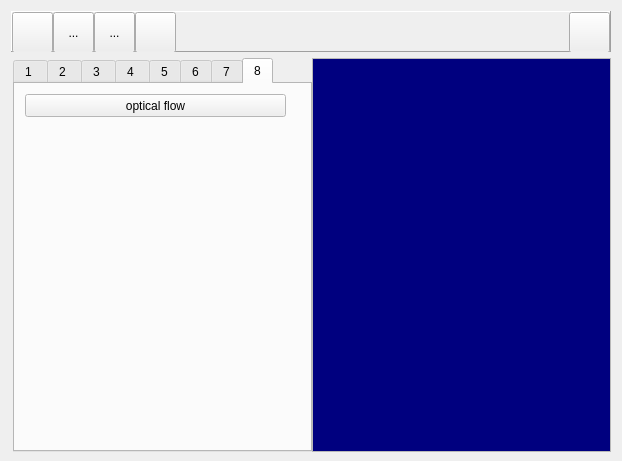
<?xml version="1.0" encoding="UTF-8"?>
<ui version="4.0">
 <class>MainFrame</class>
 <widget class="QDialog" name="MainFrame">
  <property name="geometry">
   <rect>
    <x>0</x>
    <y>0</y>
    <width>622</width>
    <height>461</height>
   </rect>
  </property>
  <property name="sizePolicy">
   <sizepolicy hsizetype="Preferred" vsizetype="Minimum">
    <horstretch>0</horstretch>
    <verstretch>0</verstretch>
   </sizepolicy>
  </property>
  <property name="minimumSize">
   <size>
    <width>0</width>
    <height>461</height>
   </size>
  </property>
  <property name="windowTitle">
   <string>Homeworks</string>
  </property>
  <property name="modal">
   <bool>false</bool>
  </property>
  <layout class="QVBoxLayout" name="verticalLayout">
   <item>
    <widget class="QFrame" name="frame">
     <property name="sizePolicy">
      <sizepolicy hsizetype="Preferred" vsizetype="Fixed">
       <horstretch>0</horstretch>
       <verstretch>0</verstretch>
      </sizepolicy>
     </property>
     <property name="minimumSize">
      <size>
       <width>0</width>
       <height>41</height>
      </size>
     </property>
     <property name="maximumSize">
      <size>
       <width>16777215</width>
       <height>41</height>
      </size>
     </property>
     <property name="frameShape">
      <enum>QFrame::Panel</enum>
     </property>
     <property name="frameShadow">
      <enum>QFrame::Raised</enum>
     </property>
     <layout class="QHBoxLayout" name="horizontalLayout_3">
      <property name="spacing">
       <number>0</number>
      </property>
      <property name="leftMargin">
       <number>0</number>
      </property>
      <property name="topMargin">
       <number>0</number>
      </property>
      <property name="rightMargin">
       <number>0</number>
      </property>
      <property name="bottomMargin">
       <number>0</number>
      </property>
      <item>
       <widget class="QToolButton" name="buttonOpen">
        <property name="enabled">
         <bool>true</bool>
        </property>
        <property name="sizePolicy">
         <sizepolicy hsizetype="Minimum" vsizetype="Minimum">
          <horstretch>0</horstretch>
          <verstretch>0</verstretch>
         </sizepolicy>
        </property>
        <property name="minimumSize">
         <size>
          <width>41</width>
          <height>41</height>
         </size>
        </property>
        <property name="maximumSize">
         <size>
          <width>41</width>
          <height>41</height>
         </size>
        </property>
        <property name="toolTip">
         <string>open an image file</string>
        </property>
        <property name="layoutDirection">
         <enum>Qt::LeftToRight</enum>
        </property>
        <property name="autoFillBackground">
         <bool>false</bool>
        </property>
        <property name="text">
         <string/>
        </property>
        <property name="icon">
         <iconset resource="images/mainframe.qrc">
          <normaloff>:/open.png</normaloff>:/open.png</iconset>
        </property>
        <property name="iconSize">
         <size>
          <width>41</width>
          <height>41</height>
         </size>
        </property>
        <property name="checkable">
         <bool>false</bool>
        </property>
        <property name="autoRepeat">
         <bool>false</bool>
        </property>
        <property name="autoExclusive">
         <bool>false</bool>
        </property>
        <property name="popupMode">
         <enum>QToolButton::DelayedPopup</enum>
        </property>
        <property name="toolButtonStyle">
         <enum>Qt::ToolButtonIconOnly</enum>
        </property>
        <property name="autoRaise">
         <bool>false</bool>
        </property>
       </widget>
      </item>
      <item>
       <widget class="QToolButton" name="toolButton_2">
        <property name="sizePolicy">
         <sizepolicy hsizetype="Minimum" vsizetype="Minimum">
          <horstretch>0</horstretch>
          <verstretch>0</verstretch>
         </sizepolicy>
        </property>
        <property name="minimumSize">
         <size>
          <width>41</width>
          <height>41</height>
         </size>
        </property>
        <property name="maximumSize">
         <size>
          <width>41</width>
          <height>41</height>
         </size>
        </property>
        <property name="text">
         <string>...</string>
        </property>
       </widget>
      </item>
      <item>
       <widget class="QToolButton" name="toolButton_3">
        <property name="sizePolicy">
         <sizepolicy hsizetype="Minimum" vsizetype="Minimum">
          <horstretch>0</horstretch>
          <verstretch>0</verstretch>
         </sizepolicy>
        </property>
        <property name="minimumSize">
         <size>
          <width>41</width>
          <height>41</height>
         </size>
        </property>
        <property name="maximumSize">
         <size>
          <width>41</width>
          <height>41</height>
         </size>
        </property>
        <property name="text">
         <string>...</string>
        </property>
       </widget>
      </item>
      <item>
       <widget class="QToolButton" name="buttonDeleteContents">
        <property name="sizePolicy">
         <sizepolicy hsizetype="Minimum" vsizetype="Minimum">
          <horstretch>0</horstretch>
          <verstretch>0</verstretch>
         </sizepolicy>
        </property>
        <property name="minimumSize">
         <size>
          <width>41</width>
          <height>41</height>
         </size>
        </property>
        <property name="maximumSize">
         <size>
          <width>41</width>
          <height>41</height>
         </size>
        </property>
        <property name="toolTip">
         <string>close all forms</string>
        </property>
        <property name="autoFillBackground">
         <bool>false</bool>
        </property>
        <property name="text">
         <string/>
        </property>
        <property name="icon">
         <iconset resource="images/mainframe.qrc">
          <normaloff>:/1-21.png</normaloff>:/1-21.png</iconset>
        </property>
        <property name="iconSize">
         <size>
          <width>41</width>
          <height>41</height>
         </size>
        </property>
       </widget>
      </item>
      <item>
       <spacer name="horizontalSpacer">
        <property name="orientation">
         <enum>Qt::Horizontal</enum>
        </property>
        <property name="sizeHint" stdset="0">
         <size>
          <width>40</width>
          <height>20</height>
         </size>
        </property>
       </spacer>
      </item>
      <item>
       <widget class="QToolButton" name="buttonShowList">
        <property name="sizePolicy">
         <sizepolicy hsizetype="Minimum" vsizetype="Minimum">
          <horstretch>0</horstretch>
          <verstretch>0</verstretch>
         </sizepolicy>
        </property>
        <property name="minimumSize">
         <size>
          <width>41</width>
          <height>41</height>
         </size>
        </property>
        <property name="maximumSize">
         <size>
          <width>41</width>
          <height>41</height>
         </size>
        </property>
        <property name="toolTip">
         <string>show the list view</string>
        </property>
        <property name="text">
         <string/>
        </property>
        <property name="icon">
         <iconset resource="images/mainframe.qrc">
          <normaloff>:/2-3.png</normaloff>:/2-3.png</iconset>
        </property>
        <property name="iconSize">
         <size>
          <width>82</width>
          <height>41</height>
         </size>
        </property>
       </widget>
      </item>
     </layout>
    </widget>
   </item>
   <item>
    <layout class="QHBoxLayout" name="horizontalLayout">
     <property name="spacing">
      <number>0</number>
     </property>
     <property name="leftMargin">
      <number>2</number>
     </property>
     <item>
      <widget class="QTabWidget" name="tabWidget">
       <property name="sizePolicy">
        <sizepolicy hsizetype="Fixed" vsizetype="Expanding">
         <horstretch>0</horstretch>
         <verstretch>0</verstretch>
        </sizepolicy>
       </property>
       <property name="minimumSize">
        <size>
         <width>299</width>
         <height>394</height>
        </size>
       </property>
       <property name="palette">
        <palette>
         <active>
          <colorrole role="Light">
           <brush brushstyle="SolidPattern">
            <color alpha="255">
             <red>255</red>
             <green>255</green>
             <blue>255</blue>
            </color>
           </brush>
          </colorrole>
          <colorrole role="Base">
           <brush brushstyle="SolidPattern">
            <color alpha="255">
             <red>255</red>
             <green>255</green>
             <blue>255</blue>
            </color>
           </brush>
          </colorrole>
          <colorrole role="Window">
           <brush brushstyle="SolidPattern">
            <color alpha="255">
             <red>255</red>
             <green>255</green>
             <blue>255</blue>
            </color>
           </brush>
          </colorrole>
          <colorrole role="NoRole">
           <brush brushstyle="SolidPattern">
            <color alpha="255">
             <red>255</red>
             <green>85</green>
             <blue>0</blue>
            </color>
           </brush>
          </colorrole>
         </active>
         <inactive>
          <colorrole role="Light">
           <brush brushstyle="SolidPattern">
            <color alpha="255">
             <red>255</red>
             <green>255</green>
             <blue>255</blue>
            </color>
           </brush>
          </colorrole>
          <colorrole role="Base">
           <brush brushstyle="SolidPattern">
            <color alpha="255">
             <red>255</red>
             <green>255</green>
             <blue>255</blue>
            </color>
           </brush>
          </colorrole>
          <colorrole role="Window">
           <brush brushstyle="SolidPattern">
            <color alpha="255">
             <red>255</red>
             <green>255</green>
             <blue>255</blue>
            </color>
           </brush>
          </colorrole>
          <colorrole role="NoRole">
           <brush brushstyle="SolidPattern">
            <color alpha="255">
             <red>255</red>
             <green>85</green>
             <blue>0</blue>
            </color>
           </brush>
          </colorrole>
         </inactive>
         <disabled>
          <colorrole role="Light">
           <brush brushstyle="SolidPattern">
            <color alpha="255">
             <red>255</red>
             <green>255</green>
             <blue>255</blue>
            </color>
           </brush>
          </colorrole>
          <colorrole role="Base">
           <brush brushstyle="SolidPattern">
            <color alpha="255">
             <red>255</red>
             <green>255</green>
             <blue>255</blue>
            </color>
           </brush>
          </colorrole>
          <colorrole role="Window">
           <brush brushstyle="SolidPattern">
            <color alpha="255">
             <red>255</red>
             <green>255</green>
             <blue>255</blue>
            </color>
           </brush>
          </colorrole>
          <colorrole role="NoRole">
           <brush brushstyle="SolidPattern">
            <color alpha="255">
             <red>255</red>
             <green>85</green>
             <blue>0</blue>
            </color>
           </brush>
          </colorrole>
         </disabled>
        </palette>
       </property>
       <property name="cursor">
        <cursorShape>ArrowCursor</cursorShape>
       </property>
       <property name="autoFillBackground">
        <bool>false</bool>
       </property>
       <property name="tabPosition">
        <enum>QTabWidget::North</enum>
       </property>
       <property name="tabShape">
        <enum>QTabWidget::Rounded</enum>
       </property>
       <property name="currentIndex">
        <number>7</number>
       </property>
       <property name="iconSize">
        <size>
         <width>31</width>
         <height>31</height>
        </size>
       </property>
       <property name="elideMode">
        <enum>Qt::ElideMiddle</enum>
       </property>
       <widget class="QWidget" name="tab_2">
        <attribute name="title">
         <string>1 </string>
        </attribute>
        <widget class="QLabel" name="label_5">
         <property name="geometry">
          <rect>
           <x>40</x>
           <y>83</y>
           <width>31</width>
           <height>16</height>
          </rect>
         </property>
         <property name="text">
          <string>Hue</string>
         </property>
        </widget>
        <widget class="QSpinBox" name="spinHue">
         <property name="geometry">
          <rect>
           <x>65</x>
           <y>80</y>
           <width>61</width>
           <height>22</height>
          </rect>
         </property>
         <property name="alignment">
          <set>Qt::AlignCenter</set>
         </property>
         <property name="maximum">
          <number>360</number>
         </property>
         <property name="singleStep">
          <number>20</number>
         </property>
         <property name="value">
          <number>250</number>
         </property>
        </widget>
        <widget class="QLabel" name="label_6">
         <property name="geometry">
          <rect>
           <x>140</x>
           <y>83</y>
           <width>31</width>
           <height>16</height>
          </rect>
         </property>
         <property name="text">
          <string>Sat.</string>
         </property>
        </widget>
        <widget class="QDoubleSpinBox" name="spinSaturation">
         <property name="geometry">
          <rect>
           <x>163</x>
           <y>80</y>
           <width>62</width>
           <height>22</height>
          </rect>
         </property>
         <property name="alignment">
          <set>Qt::AlignCenter</set>
         </property>
         <property name="maximum">
          <double>1.000000000000000</double>
         </property>
         <property name="singleStep">
          <double>0.100000000000000</double>
         </property>
         <property name="value">
          <double>0.300000000000000</double>
         </property>
        </widget>
        <widget class="QPushButton" name="buttonSepiaTone">
         <property name="geometry">
          <rect>
           <x>30</x>
           <y>30</y>
           <width>201</width>
           <height>41</height>
          </rect>
         </property>
         <property name="autoFillBackground">
          <bool>false</bool>
         </property>
         <property name="text">
          <string>Sepia Tone</string>
         </property>
         <property name="iconSize">
          <size>
           <width>41</width>
           <height>41</height>
          </size>
         </property>
         <property name="checkable">
          <bool>false</bool>
         </property>
         <property name="autoRepeat">
          <bool>false</bool>
         </property>
         <property name="autoExclusive">
          <bool>false</bool>
         </property>
         <property name="autoDefault">
          <bool>true</bool>
         </property>
         <property name="flat">
          <bool>false</bool>
         </property>
        </widget>
       </widget>
       <widget class="QWidget" name="tab_3">
        <attribute name="title">
         <string>2 </string>
        </attribute>
        <widget class="QPushButton" name="otsuButton">
         <property name="geometry">
          <rect>
           <x>30</x>
           <y>30</y>
           <width>231</width>
           <height>21</height>
          </rect>
         </property>
         <property name="text">
          <string>Otsu</string>
         </property>
        </widget>
        <widget class="QComboBox" name="mophologyComboBox">
         <property name="geometry">
          <rect>
           <x>80</x>
           <y>110</y>
           <width>181</width>
           <height>22</height>
          </rect>
         </property>
         <item>
          <property name="text">
           <string>3</string>
          </property>
         </item>
         <item>
          <property name="text">
           <string>5</string>
          </property>
         </item>
        </widget>
        <widget class="QPushButton" name="erodeButton">
         <property name="geometry">
          <rect>
           <x>30</x>
           <y>140</y>
           <width>231</width>
           <height>23</height>
          </rect>
         </property>
         <property name="text">
          <string>Erode</string>
         </property>
        </widget>
        <widget class="QPushButton" name="dilateButton">
         <property name="geometry">
          <rect>
           <x>30</x>
           <y>170</y>
           <width>231</width>
           <height>23</height>
          </rect>
         </property>
         <property name="text">
          <string>Dilate</string>
         </property>
        </widget>
        <widget class="QLabel" name="label">
         <property name="geometry">
          <rect>
           <x>30</x>
           <y>110</y>
           <width>41</width>
           <height>16</height>
          </rect>
         </property>
         <property name="text">
          <string>Kernel</string>
         </property>
        </widget>
        <widget class="QPushButton" name="pushButton">
         <property name="geometry">
          <rect>
           <x>30</x>
           <y>60</y>
           <width>231</width>
           <height>21</height>
          </rect>
         </property>
         <property name="text">
          <string>Labeling</string>
         </property>
        </widget>
       </widget>
       <widget class="QWidget" name="tab_4">
        <attribute name="title">
         <string>3 </string>
        </attribute>
        <widget class="QPushButton" name="pushButton_2">
         <property name="geometry">
          <rect>
           <x>10</x>
           <y>20</y>
           <width>261</width>
           <height>21</height>
          </rect>
         </property>
         <property name="text">
          <string>HEQ</string>
         </property>
        </widget>
        <widget class="QPushButton" name="setTargetHisoButton">
         <property name="geometry">
          <rect>
           <x>10</x>
           <y>90</y>
           <width>171</width>
           <height>23</height>
          </rect>
         </property>
         <property name="text">
          <string>Set target histogram</string>
         </property>
        </widget>
        <widget class="QPushButton" name="matchHistogramButton">
         <property name="enabled">
          <bool>false</bool>
         </property>
         <property name="geometry">
          <rect>
           <x>10</x>
           <y>120</y>
           <width>261</width>
           <height>23</height>
          </rect>
         </property>
         <property name="text">
          <string>Match histogram</string>
         </property>
        </widget>
        <widget class="QLabel" name="targetHistogramLabel">
         <property name="geometry">
          <rect>
           <x>190</x>
           <y>90</y>
           <width>81</width>
           <height>20</height>
          </rect>
         </property>
         <property name="styleSheet">
          <string notr="true">background-color: rgb(221, 69, 69);</string>
         </property>
         <property name="text">
          <string>Not assigned</string>
         </property>
         <property name="alignment">
          <set>Qt::AlignCenter</set>
         </property>
        </widget>
       </widget>
       <widget class="QWidget" name="tab">
        <attribute name="title">
         <string>4 </string>
        </attribute>
        <widget class="QLabel" name="label_4">
         <property name="geometry">
          <rect>
           <x>150</x>
           <y>50</y>
           <width>81</width>
           <height>21</height>
          </rect>
         </property>
         <property name="text">
          <string>&lt;html&gt;&lt;head/&gt;&lt;body&gt;&lt;p&gt;&lt;span style=&quot; font-weight:600; color:#000000;&quot;&gt;Variance&lt;/span&gt;&lt;/p&gt;&lt;/body&gt;&lt;/html&gt;</string>
         </property>
         <property name="alignment">
          <set>Qt::AlignCenter</set>
         </property>
        </widget>
        <widget class="QSpinBox" name="spinBoxMedian">
         <property name="geometry">
          <rect>
           <x>230</x>
           <y>130</y>
           <width>61</width>
           <height>21</height>
          </rect>
         </property>
         <property name="minimum">
          <number>1</number>
         </property>
         <property name="maximum">
          <number>9</number>
         </property>
         <property name="singleStep">
          <number>2</number>
         </property>
         <property name="value">
          <number>3</number>
         </property>
        </widget>
        <widget class="QPushButton" name="pushButtonSaltPepper">
         <property name="geometry">
          <rect>
           <x>10</x>
           <y>20</y>
           <width>131</width>
           <height>21</height>
          </rect>
         </property>
         <property name="text">
          <string>Salt and pepper</string>
         </property>
        </widget>
        <widget class="QDoubleSpinBox" name="spinSaltPepper">
         <property name="geometry">
          <rect>
           <x>230</x>
           <y>20</y>
           <width>61</width>
           <height>21</height>
          </rect>
         </property>
         <property name="alignment">
          <set>Qt::AlignCenter</set>
         </property>
         <property name="decimals">
          <number>3</number>
         </property>
         <property name="maximum">
          <double>1.000000000000000</double>
         </property>
         <property name="singleStep">
          <double>0.005000000000000</double>
         </property>
         <property name="value">
          <double>0.010000000000000</double>
         </property>
        </widget>
        <widget class="QPushButton" name="pushButtonMedianFilter">
         <property name="geometry">
          <rect>
           <x>10</x>
           <y>130</y>
           <width>131</width>
           <height>21</height>
          </rect>
         </property>
         <property name="text">
          <string>Median Filter</string>
         </property>
        </widget>
        <widget class="QLabel" name="label_7">
         <property name="geometry">
          <rect>
           <x>150</x>
           <y>160</y>
           <width>81</width>
           <height>21</height>
          </rect>
         </property>
         <property name="text">
          <string>&lt;html&gt;&lt;head/&gt;&lt;body&gt;&lt;p&gt;&lt;span style=&quot; font-weight:600;&quot;&gt;Sigma&lt;/span&gt;&lt;/p&gt;&lt;/body&gt;&lt;/html&gt;</string>
         </property>
         <property name="alignment">
          <set>Qt::AlignCenter</set>
         </property>
        </widget>
        <widget class="QLabel" name="label_8">
         <property name="geometry">
          <rect>
           <x>150</x>
           <y>130</y>
           <width>81</width>
           <height>21</height>
          </rect>
         </property>
         <property name="text">
          <string>&lt;html&gt;&lt;head/&gt;&lt;body&gt;&lt;p&gt;&lt;span style=&quot; font-weight:600;&quot;&gt;Kernel&lt;/span&gt;&lt;/p&gt;&lt;/body&gt;&lt;/html&gt;</string>
         </property>
         <property name="alignment">
          <set>Qt::AlignCenter</set>
         </property>
        </widget>
        <widget class="QPushButton" name="pushButtonGaussianFilter">
         <property name="geometry">
          <rect>
           <x>10</x>
           <y>160</y>
           <width>131</width>
           <height>21</height>
          </rect>
         </property>
         <property name="text">
          <string>Gaussian Filter</string>
         </property>
        </widget>
        <widget class="QDoubleSpinBox" name="spinBoxGaussianFilter">
         <property name="geometry">
          <rect>
           <x>230</x>
           <y>160</y>
           <width>61</width>
           <height>21</height>
          </rect>
         </property>
         <property name="alignment">
          <set>Qt::AlignCenter</set>
         </property>
         <property name="decimals">
          <number>2</number>
         </property>
         <property name="maximum">
          <double>10.000000000000000</double>
         </property>
         <property name="singleStep">
          <double>0.500000000000000</double>
         </property>
         <property name="value">
          <double>1.000000000000000</double>
         </property>
        </widget>
        <widget class="QPushButton" name="pushButtonGaussianNoise">
         <property name="geometry">
          <rect>
           <x>10</x>
           <y>50</y>
           <width>131</width>
           <height>21</height>
          </rect>
         </property>
         <property name="text">
          <string>Gaussian</string>
         </property>
        </widget>
        <widget class="QLabel" name="label_3">
         <property name="geometry">
          <rect>
           <x>150</x>
           <y>20</y>
           <width>81</width>
           <height>21</height>
          </rect>
         </property>
         <property name="text">
          <string>&lt;html&gt;&lt;head/&gt;&lt;body&gt;&lt;p&gt;&lt;span style=&quot; font-weight:600;&quot;&gt;Threshold&lt;/span&gt;&lt;/p&gt;&lt;/body&gt;&lt;/html&gt;</string>
         </property>
         <property name="alignment">
          <set>Qt::AlignCenter</set>
         </property>
        </widget>
        <widget class="QDoubleSpinBox" name="spinGaussianNoise">
         <property name="geometry">
          <rect>
           <x>230</x>
           <y>50</y>
           <width>61</width>
           <height>21</height>
          </rect>
         </property>
         <property name="alignment">
          <set>Qt::AlignCenter</set>
         </property>
         <property name="decimals">
          <number>0</number>
         </property>
         <property name="maximum">
          <double>500.000000000000000</double>
         </property>
         <property name="singleStep">
          <double>10.000000000000000</double>
         </property>
         <property name="value">
          <double>300.000000000000000</double>
         </property>
        </widget>
        <widget class="QPushButton" name="pushButton_3">
         <property name="geometry">
          <rect>
           <x>10</x>
           <y>100</y>
           <width>131</width>
           <height>23</height>
          </rect>
         </property>
         <property name="text">
          <string>Box Filter</string>
         </property>
        </widget>
        <widget class="QLabel" name="label_9">
         <property name="geometry">
          <rect>
           <x>150</x>
           <y>100</y>
           <width>81</width>
           <height>21</height>
          </rect>
         </property>
         <property name="text">
          <string>&lt;html&gt;&lt;head/&gt;&lt;body&gt;&lt;p&gt;&lt;span style=&quot; font-weight:600;&quot;&gt;Kernel&lt;/span&gt;&lt;/p&gt;&lt;/body&gt;&lt;/html&gt;</string>
         </property>
         <property name="alignment">
          <set>Qt::AlignCenter</set>
         </property>
        </widget>
        <widget class="QSpinBox" name="spinBoxBoxFilter">
         <property name="geometry">
          <rect>
           <x>230</x>
           <y>100</y>
           <width>61</width>
           <height>21</height>
          </rect>
         </property>
         <property name="minimum">
          <number>1</number>
         </property>
         <property name="maximum">
          <number>9</number>
         </property>
         <property name="singleStep">
          <number>2</number>
         </property>
         <property name="value">
          <number>3</number>
         </property>
        </widget>
       </widget>
       <widget class="QWidget" name="tab_5">
        <attribute name="title">
         <string>5</string>
        </attribute>
        <widget class="QPushButton" name="pushButtonCanny">
         <property name="geometry">
          <rect>
           <x>20</x>
           <y>140</y>
           <width>261</width>
           <height>21</height>
          </rect>
         </property>
         <property name="text">
          <string>Canny Edge</string>
         </property>
        </widget>
        <widget class="QSpinBox" name="spinBoxCannyHigh">
         <property name="geometry">
          <rect>
           <x>170</x>
           <y>100</y>
           <width>101</width>
           <height>20</height>
          </rect>
         </property>
         <property name="alignment">
          <set>Qt::AlignCenter</set>
         </property>
         <property name="maximum">
          <number>100</number>
         </property>
         <property name="value">
          <number>20</number>
         </property>
        </widget>
        <widget class="QSpinBox" name="spinBoxCannyLow">
         <property name="geometry">
          <rect>
           <x>170</x>
           <y>70</y>
           <width>101</width>
           <height>20</height>
          </rect>
         </property>
         <property name="alignment">
          <set>Qt::AlignCenter</set>
         </property>
         <property name="maximum">
          <number>100</number>
         </property>
         <property name="value">
          <number>10</number>
         </property>
        </widget>
        <widget class="QDoubleSpinBox" name="spinBoxCannySigma">
         <property name="geometry">
          <rect>
           <x>170</x>
           <y>40</y>
           <width>101</width>
           <height>21</height>
          </rect>
         </property>
         <property name="alignment">
          <set>Qt::AlignCenter</set>
         </property>
         <property name="decimals">
          <number>2</number>
         </property>
         <property name="maximum">
          <double>10.000000000000000</double>
         </property>
         <property name="singleStep">
          <double>0.500000000000000</double>
         </property>
         <property name="value">
          <double>1.500000000000000</double>
         </property>
        </widget>
        <widget class="QLabel" name="label_2">
         <property name="geometry">
          <rect>
           <x>20</x>
           <y>40</y>
           <width>56</width>
           <height>16</height>
          </rect>
         </property>
         <property name="text">
          <string>Sigma</string>
         </property>
        </widget>
        <widget class="QLabel" name="label_10">
         <property name="geometry">
          <rect>
           <x>20</x>
           <y>70</y>
           <width>111</width>
           <height>16</height>
          </rect>
         </property>
         <property name="text">
          <string>Lower Threshold</string>
         </property>
        </widget>
        <widget class="QLabel" name="label_11">
         <property name="geometry">
          <rect>
           <x>20</x>
           <y>110</y>
           <width>111</width>
           <height>16</height>
          </rect>
         </property>
         <property name="text">
          <string>Upper Threshold</string>
         </property>
        </widget>
       </widget>
       <widget class="QWidget" name="cv6">
        <attribute name="title">
         <string>6</string>
        </attribute>
        <widget class="QPushButton" name="generalizedHoughButton">
         <property name="enabled">
          <bool>false</bool>
         </property>
         <property name="geometry">
          <rect>
           <x>10</x>
           <y>40</y>
           <width>271</width>
           <height>31</height>
          </rect>
         </property>
         <property name="text">
          <string>Generalized Hough Transform</string>
         </property>
        </widget>
        <widget class="QPushButton" name="loadTableBtn">
         <property name="geometry">
          <rect>
           <x>10</x>
           <y>10</y>
           <width>181</width>
           <height>23</height>
          </rect>
         </property>
         <property name="text">
          <string>Load table</string>
         </property>
        </widget>
        <widget class="QLabel" name="tableReadyLbl">
         <property name="geometry">
          <rect>
           <x>200</x>
           <y>10</y>
           <width>81</width>
           <height>20</height>
          </rect>
         </property>
         <property name="styleSheet">
          <string notr="true">background-color: rgb(221, 69, 69);</string>
         </property>
         <property name="text">
          <string>Not loaded</string>
         </property>
         <property name="alignment">
          <set>Qt::AlignCenter</set>
         </property>
        </widget>
       </widget>
       <widget class="QWidget" name="tab_6">
        <attribute name="title">
         <string>7</string>
        </attribute>
        <widget class="QPushButton" name="siftBtn">
         <property name="geometry">
          <rect>
           <x>20</x>
           <y>50</y>
           <width>251</width>
           <height>31</height>
          </rect>
         </property>
         <property name="text">
          <string>SIFT</string>
         </property>
        </widget>
        <widget class="QPushButton" name="sift1Btn">
         <property name="geometry">
          <rect>
           <x>20</x>
           <y>20</y>
           <width>121</width>
           <height>23</height>
          </rect>
         </property>
         <property name="text">
          <string>Load image 1</string>
         </property>
        </widget>
        <widget class="QPushButton" name="sift2Btn">
         <property name="geometry">
          <rect>
           <x>150</x>
           <y>20</y>
           <width>121</width>
           <height>23</height>
          </rect>
         </property>
         <property name="text">
          <string>Load image 2</string>
         </property>
        </widget>
       </widget>
       <widget class="QWidget" name="tab_7">
        <attribute name="title">
         <string>8</string>
        </attribute>
        <widget class="QPushButton" name="pushButton_4">
         <property name="geometry">
          <rect>
           <x>10</x>
           <y>10</y>
           <width>261</width>
           <height>23</height>
          </rect>
         </property>
         <property name="text">
          <string>optical flow</string>
         </property>
        </widget>
       </widget>
      </widget>
     </item>
     <item>
      <widget class="QListWidget" name="listWidget">
       <property name="sizePolicy">
        <sizepolicy hsizetype="Ignored" vsizetype="Minimum">
         <horstretch>0</horstretch>
         <verstretch>0</verstretch>
        </sizepolicy>
       </property>
       <property name="minimumSize">
        <size>
         <width>0</width>
         <height>394</height>
        </size>
       </property>
       <property name="palette">
        <palette>
         <active>
          <colorrole role="WindowText">
           <brush brushstyle="SolidPattern">
            <color alpha="255">
             <red>255</red>
             <green>255</green>
             <blue>0</blue>
            </color>
           </brush>
          </colorrole>
          <colorrole role="Text">
           <brush brushstyle="SolidPattern">
            <color alpha="255">
             <red>255</red>
             <green>255</green>
             <blue>255</blue>
            </color>
           </brush>
          </colorrole>
          <colorrole role="Base">
           <brush brushstyle="SolidPattern">
            <color alpha="255">
             <red>0</red>
             <green>0</green>
             <blue>127</blue>
            </color>
           </brush>
          </colorrole>
          <colorrole role="PlaceholderText">
           <brush brushstyle="NoBrush">
            <color alpha="128">
             <red>255</red>
             <green>255</green>
             <blue>255</blue>
            </color>
           </brush>
          </colorrole>
         </active>
         <inactive>
          <colorrole role="WindowText">
           <brush brushstyle="SolidPattern">
            <color alpha="255">
             <red>255</red>
             <green>255</green>
             <blue>0</blue>
            </color>
           </brush>
          </colorrole>
          <colorrole role="Text">
           <brush brushstyle="SolidPattern">
            <color alpha="255">
             <red>255</red>
             <green>255</green>
             <blue>255</blue>
            </color>
           </brush>
          </colorrole>
          <colorrole role="Base">
           <brush brushstyle="SolidPattern">
            <color alpha="255">
             <red>0</red>
             <green>0</green>
             <blue>127</blue>
            </color>
           </brush>
          </colorrole>
          <colorrole role="PlaceholderText">
           <brush brushstyle="NoBrush">
            <color alpha="128">
             <red>255</red>
             <green>255</green>
             <blue>255</blue>
            </color>
           </brush>
          </colorrole>
         </inactive>
         <disabled>
          <colorrole role="WindowText">
           <brush brushstyle="SolidPattern">
            <color alpha="255">
             <red>120</red>
             <green>120</green>
             <blue>120</blue>
            </color>
           </brush>
          </colorrole>
          <colorrole role="Text">
           <brush brushstyle="SolidPattern">
            <color alpha="255">
             <red>120</red>
             <green>120</green>
             <blue>120</blue>
            </color>
           </brush>
          </colorrole>
          <colorrole role="Base">
           <brush brushstyle="SolidPattern">
            <color alpha="255">
             <red>240</red>
             <green>240</green>
             <blue>240</blue>
            </color>
           </brush>
          </colorrole>
          <colorrole role="PlaceholderText">
           <brush brushstyle="NoBrush">
            <color alpha="128">
             <red>255</red>
             <green>255</green>
             <blue>255</blue>
            </color>
           </brush>
          </colorrole>
         </disabled>
        </palette>
       </property>
       <property name="font">
        <font>
         <family>Times New Roman</family>
         <pointsize>10</pointsize>
        </font>
       </property>
      </widget>
     </item>
    </layout>
   </item>
  </layout>
 </widget>
 <layoutdefault spacing="6" margin="11"/>
 <resources>
  <include location="images/mainframe.qrc"/>
 </resources>
 <connections/>
</ui>
